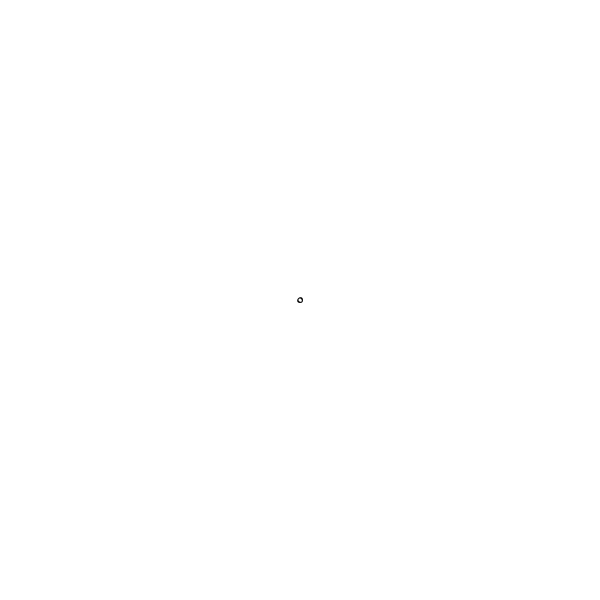
Frame 1 (no input)
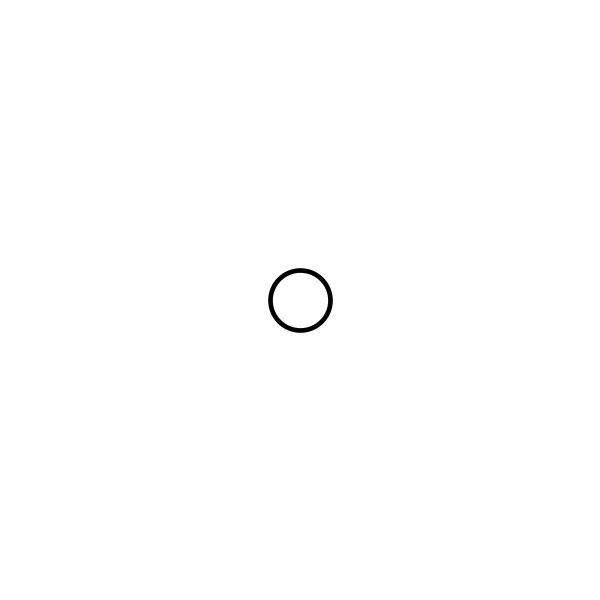
Frame 60 (the mouse pressed at the canvas centre just before this capture)
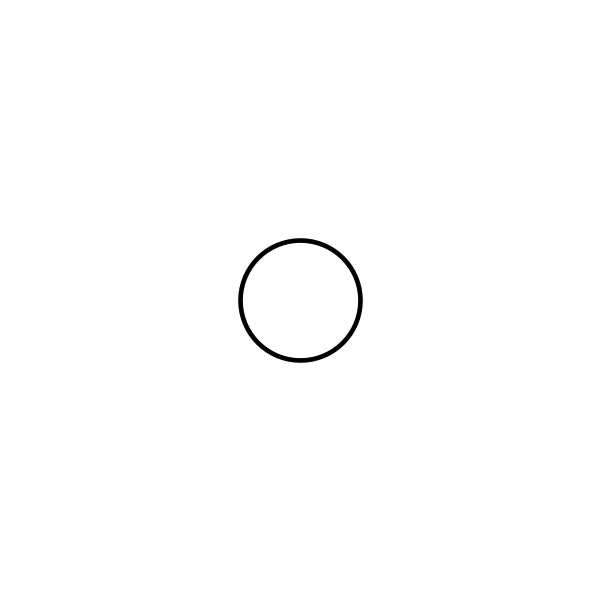
Frame 120 (the mouse held since frame 60 and released just before this capture)

The Processing sketch that drew these frames (run headless with seeded random() and noise(); from frame 60 on, the mouse is pressed at the canvas centre):

// Processing sketch: CIRCLE_3
// ── CIRCLE_3.pde
int size; 
void setup(){ 
size(600,600); 
size=1; 
} 
 
void draw (){ 
background(255); 
strokeWeight(4.67); 
circle(300,300,size);  
size++; 
if (size>=850){ 
size=0; 
} 
} 
